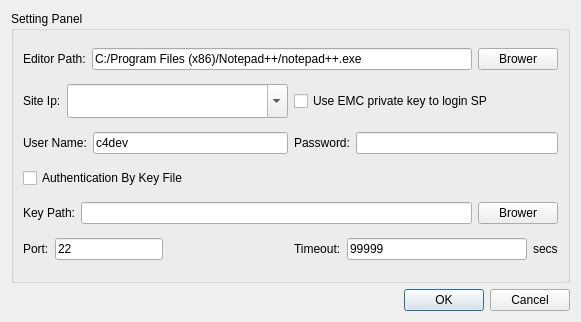
<?xml version="1.0" encoding="UTF-8"?>
<ui version="4.0">
 <class>SettingDialog</class>
 <widget class="QDialog" name="SettingDialog">
  <property name="geometry">
   <rect>
    <x>0</x>
    <y>0</y>
    <width>581</width>
    <height>322</height>
   </rect>
  </property>
  <property name="windowTitle">
   <string>Setting Panel</string>
  </property>
  <layout class="QGridLayout" name="gridLayout">
   <item row="2" column="0">
    <widget class="QDialogButtonBox" name="buttonBox">
     <property name="orientation">
      <enum>Qt::Horizontal</enum>
     </property>
     <property name="standardButtons">
      <set>QDialogButtonBox::Cancel|QDialogButtonBox::Ok</set>
     </property>
    </widget>
   </item>
   <item row="1" column="0">
    <widget class="QGroupBox" name="groupBox">
     <property name="title">
      <string>Setting Panel</string>
     </property>
     <layout class="QGridLayout" name="gridLayout_2">
      <item row="0" column="0" colspan="2">
       <layout class="QHBoxLayout" name="horizontalLayout_6">
        <item>
         <widget class="QLabel" name="label">
          <property name="text">
           <string>Editor Path:</string>
          </property>
         </widget>
        </item>
        <item>
         <layout class="QHBoxLayout" name="horizontalLayout">
          <item>
           <widget class="QLineEdit" name="lineEdit">
            <property name="text">
             <string>C:/Program Files (x86)/Notepad++/notepad++.exe</string>
            </property>
           </widget>
          </item>
          <item>
           <widget class="QPushButton" name="pushButton">
            <property name="sizePolicy">
             <sizepolicy hsizetype="Fixed" vsizetype="Fixed">
              <horstretch>0</horstretch>
              <verstretch>0</verstretch>
             </sizepolicy>
            </property>
            <property name="text">
             <string>Brower</string>
            </property>
           </widget>
          </item>
         </layout>
        </item>
       </layout>
      </item>
      <item row="1" column="0">
       <layout class="QHBoxLayout" name="horizontalLayout_2">
        <item>
         <widget class="QLabel" name="label_2">
          <property name="sizePolicy">
           <sizepolicy hsizetype="Fixed" vsizetype="Fixed">
            <horstretch>0</horstretch>
            <verstretch>0</verstretch>
           </sizepolicy>
          </property>
          <property name="text">
           <string>Site Ip:</string>
          </property>
         </widget>
        </item>
        <item>
         <widget class="QComboBox" name="ipEdit">
          <property name="styleSheet">
           <string notr="true">height: 28</string>
          </property>
          <property name="editable">
           <bool>true</bool>
          </property>
          <property name="insertPolicy">
           <enum>QComboBox::InsertAtTop</enum>
          </property>
         </widget>
        </item>
       </layout>
      </item>
      <item row="1" column="1">
       <widget class="QCheckBox" name="emcKeyCheckBox">
        <property name="text">
         <string>Use EMC private key to login SP</string>
        </property>
       </widget>
      </item>
      <item row="2" column="0">
       <layout class="QHBoxLayout" name="horizontalLayout_3">
        <item>
         <widget class="QLabel" name="label_3">
          <property name="sizePolicy">
           <sizepolicy hsizetype="Fixed" vsizetype="Fixed">
            <horstretch>0</horstretch>
            <verstretch>0</verstretch>
           </sizepolicy>
          </property>
          <property name="text">
           <string>User Name:</string>
          </property>
         </widget>
        </item>
        <item>
         <widget class="QLineEdit" name="userEdit">
          <property name="text">
           <string>c4dev</string>
          </property>
         </widget>
        </item>
       </layout>
      </item>
      <item row="2" column="1">
       <layout class="QHBoxLayout" name="horizontalLayout_4">
        <item>
         <widget class="QLabel" name="label_4">
          <property name="sizePolicy">
           <sizepolicy hsizetype="Fixed" vsizetype="Fixed">
            <horstretch>0</horstretch>
            <verstretch>0</verstretch>
           </sizepolicy>
          </property>
          <property name="text">
           <string>Password:</string>
          </property>
         </widget>
        </item>
        <item>
         <widget class="QLineEdit" name="passwordLineEdit"/>
        </item>
       </layout>
      </item>
      <item row="3" column="0">
       <widget class="QCheckBox" name="KeyCheckBox">
        <property name="text">
         <string>Authentication By Key File</string>
        </property>
       </widget>
      </item>
      <item row="4" column="0" colspan="2">
       <layout class="QHBoxLayout" name="horizontalLayout_10">
        <item>
         <widget class="QLabel" name="label_9">
          <property name="text">
           <string>Key Path:</string>
          </property>
         </widget>
        </item>
        <item>
         <layout class="QHBoxLayout" name="horizontalLayout_11">
          <item>
           <widget class="QLineEdit" name="keyEdit">
            <property name="text">
             <string/>
            </property>
           </widget>
          </item>
          <item>
           <widget class="QPushButton" name="keyFileBrower">
            <property name="sizePolicy">
             <sizepolicy hsizetype="Fixed" vsizetype="Fixed">
              <horstretch>0</horstretch>
              <verstretch>0</verstretch>
             </sizepolicy>
            </property>
            <property name="text">
             <string>Brower</string>
            </property>
           </widget>
          </item>
         </layout>
        </item>
       </layout>
      </item>
      <item row="5" column="0">
       <layout class="QHBoxLayout" name="horizontalLayout_5">
        <item>
         <widget class="QLabel" name="label_5">
          <property name="sizePolicy">
           <sizepolicy hsizetype="Fixed" vsizetype="Fixed">
            <horstretch>0</horstretch>
            <verstretch>0</verstretch>
           </sizepolicy>
          </property>
          <property name="text">
           <string>Port:</string>
          </property>
         </widget>
        </item>
        <item>
         <widget class="QLineEdit" name="portEdit">
          <property name="sizePolicy">
           <sizepolicy hsizetype="Fixed" vsizetype="Fixed">
            <horstretch>0</horstretch>
            <verstretch>0</verstretch>
           </sizepolicy>
          </property>
          <property name="text">
           <string>22</string>
          </property>
         </widget>
        </item>
        <item>
         <spacer name="horizontalSpacer">
          <property name="orientation">
           <enum>Qt::Horizontal</enum>
          </property>
          <property name="sizeHint" stdset="0">
           <size>
            <width>40</width>
            <height>20</height>
           </size>
          </property>
         </spacer>
        </item>
       </layout>
      </item>
      <item row="5" column="1">
       <layout class="QHBoxLayout" name="horizontalLayout_7">
        <item>
         <widget class="QLabel" name="label_6">
          <property name="sizePolicy">
           <sizepolicy hsizetype="Fixed" vsizetype="Fixed">
            <horstretch>0</horstretch>
            <verstretch>0</verstretch>
           </sizepolicy>
          </property>
          <property name="text">
           <string>Timeout:</string>
          </property>
         </widget>
        </item>
        <item>
         <widget class="QLineEdit" name="timeoutEdit">
          <property name="text">
           <string>99999</string>
          </property>
         </widget>
        </item>
        <item>
         <widget class="QLabel" name="label_7">
          <property name="sizePolicy">
           <sizepolicy hsizetype="Fixed" vsizetype="Fixed">
            <horstretch>0</horstretch>
            <verstretch>0</verstretch>
           </sizepolicy>
          </property>
          <property name="text">
           <string>secs</string>
          </property>
         </widget>
        </item>
       </layout>
      </item>
     </layout>
    </widget>
   </item>
  </layout>
 </widget>
 <resources/>
 <connections>
  <connection>
   <sender>buttonBox</sender>
   <signal>accepted()</signal>
   <receiver>SettingDialog</receiver>
   <slot>accept()</slot>
   <hints>
    <hint type="sourcelabel">
     <x>248</x>
     <y>254</y>
    </hint>
    <hint type="destinationlabel">
     <x>157</x>
     <y>274</y>
    </hint>
   </hints>
  </connection>
  <connection>
   <sender>buttonBox</sender>
   <signal>rejected()</signal>
   <receiver>SettingDialog</receiver>
   <slot>reject()</slot>
   <hints>
    <hint type="sourcelabel">
     <x>316</x>
     <y>260</y>
    </hint>
    <hint type="destinationlabel">
     <x>286</x>
     <y>274</y>
    </hint>
   </hints>
  </connection>
 </connections>
</ui>
